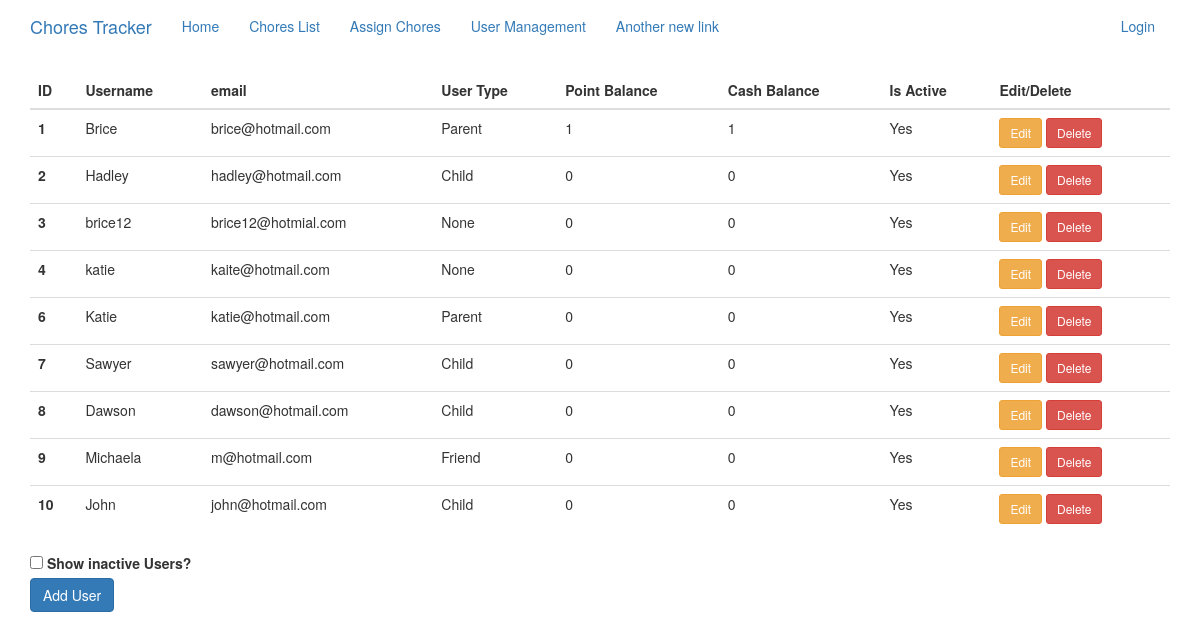
/users, run on an earlier commit of the app's database.
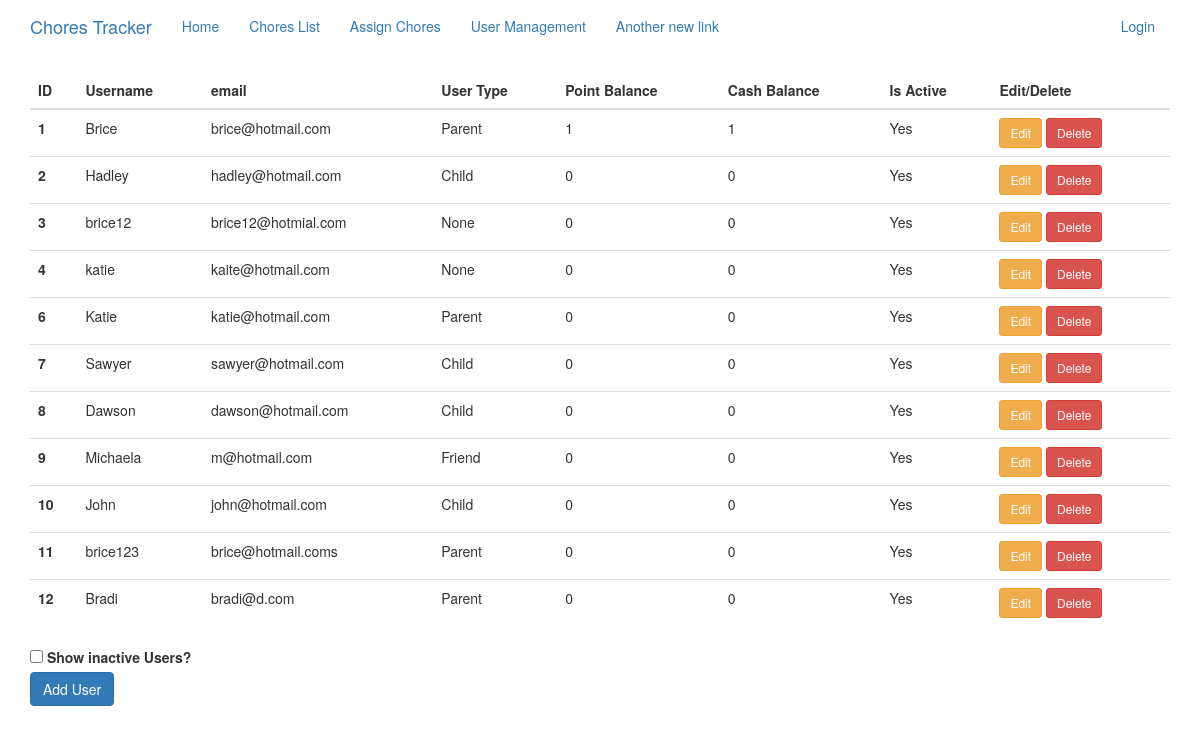
And on a later commit of the database.
### app/models.py (models this page shows, shortened)
class User(UserMixin, db.Model):
    id = db.Column(db.Integer, primary_key=True)
    username = db.Column(db.String(64), index=True, unique=True)
    email = db.Column(db.String(120), index=True, unique=True)
    password_hash = db.Column(db.String(128))
    user_type = db.Column(db.String(20))  # Parent, Child, Friend
    point_balance = db.Column(db.Integer, default=0)
    cash_balance = db.Column(db.Integer, default=0)
    assigned_chores = db.relationship('ChoreAssignments', backref='assigned_to')
    created_chores = db.relationship('ChoreList', backref='created_by')
    is_active = db.Column(db.String(3), default='Yes')

### app/routes.py (the view, shortened to what this page needs)
@login_required
@app.route('/users', methods=['GET', 'POST'])
def users():
    user_list = User.query.all()
    form = RegistrationForm()
    return render_template('users.html', form=form, users=user_list)

### app/forms.py (shortened to what this page needs)
class RegistrationForm(FlaskForm):
    username = StringField('Username', validators=[DataRequired()])
    email = StringField('Email', validators=[DataRequired(), Email()])
    password = PasswordField('Password', validators=[DataRequired()])
    password2 = PasswordField(
        'Repeat Password', validators=[DataRequired(), EqualTo('password')])
    type = SelectField('User Type', validators=[DataRequired()], choices=['Parent', 'Child', 'Friend'])
    submit = SubmitField('Register')

### app/templates/users.html (shortened to what this page needs)
{% extends 'base.html' %}
{% import 'bootstrap/wtf.html' as wtf %}
{% block app_content %}
    <table id="user_table" class="table">
  <thead>
    <tr>
      <th scope="col">ID</th>
      <th scope="col">Username</th>
      <th scope="col">email</th>
      <th scope="col">User Type</th>
      <th scope="col">Point Balance</th>
      <th scope="col">Cash Balance</th>
      <th scope="col">Is Active</th>
      <th scope="col">Edit/Delete</th>
    </tr>
  </thead>
  <tbody>
    {% for user in users %}
    <tr id="{{ user.id }}" class="{{ user.is_active }}">
        <th scope="row">{{ user.id }} </th>
        <td>{{ user.username }}</td>
        <td>{{ user.email }}</td>
        <td>{{ user.user_type }}</td>
        <td>{{ user.point_balance }}</td>
        <td>{{ user.cash_balance }}</td>
        <td>{{ user.is_active }}</td>
        <td>
            <a  href="/users/{{ user.id }}/edit" data-toggle="modal"
                                                class="btn btn-warning btn-edit btn-sm">Edit</a>
            <a  href="/users/{{ user.id }}/delete" data-toggle="modal"
                                                class="btn btn-danger btn-delete btn-sm">Delete</a>
        </td>
    </tr>
    {% endfor %}
  </tbody>
    </table>
<div class="form-check">
  <input class="form-check-input" type="checkbox" value="show_inactive" id="flexCheckDefault">
  <label class="form-check-label" for="flexCheckDefault">
    Show inactive Users?
  </label>
</div>
<button id="modalbutton" type="button" class="btn btn-primary" data-toggle="modal" data-target="#add_user_modal">
  Add User
</button>
{% endblock %}

### app/templates/base.html (shortened to what this page needs)
{% extends 'bootstrap/base.html' %}
{% block head %}
{{ super() }}
{% endblock %}
{% block navbar %}
    <nav class="navbar navbar-defualt">
        <div class="container">
            <div class="navbar-header">
                <a class="navbar-brand" href="{{ url_for('index') }}">Chores Tracker</a>
            </div>
            <div class="collapse navbar-collapse" id="bs-example-navbar-collapse-1">
                <ul class="nav navbar-nav">
                    <li><a href="{{ url_for('index') }}">Home</a></li>
                    <li><a href="{{ url_for('add_chore') }}">Chores List</a></li>
                    <li><a href="{{ url_for('assign_chore') }}">Assign Chores</a></li>
                    <li><a href="{{ url_for('users') }}">User Management</a></li>
                    <li><a href="{{ url_for('add_chore') }}">Another new link</a></li>
                </ul>
                <ul class="nav navbar-nav navbar-right">
                    {% if current_user.is_anonymous %}
                    <li><a href="{{ url_for('login') }}">Login</a></li>
                    {% else %}
                    <li><a href="{{ url_for('logout') }}">Logout</a></li>
                    {% endif %}
                </ul>
            </div>
        </div>
    </nav>
{% endblock %}
{% block content %}
    <div class="bg-">
    <div class="container">
        {% block app_content %}{% endblock %}
    </div>
    </div>
{% endblock %}

What changed in the data, as far as the page shows it:
added User: id "11", username "brice123", email "brice@hotmail.coms", user_type "Parent", point_balance "0", cash_balance "0", is_active "Yes"
added User: id "12", username "Bradi", email "bradi@d.com", user_type "Parent", point_balance "0", cash_balance "0", is_active "Yes"
